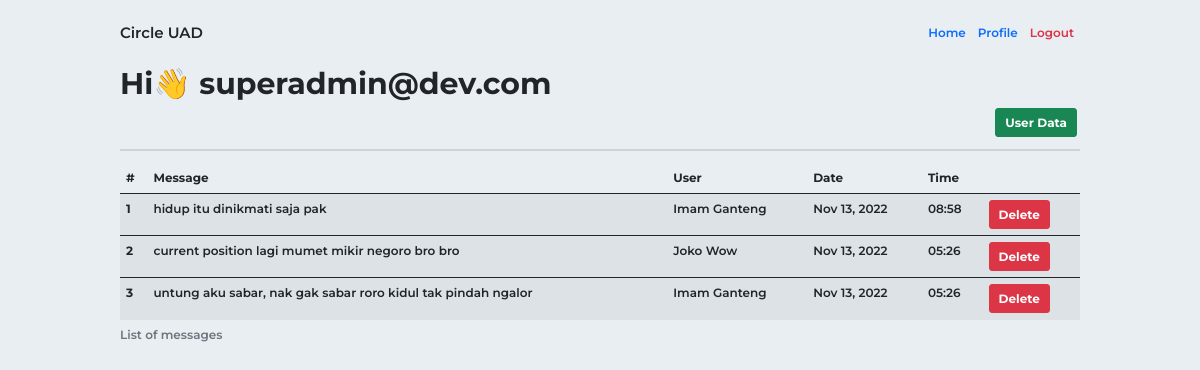
The app's page /profile.php (signed in) with its own data.
### tables this page shows
CREATE TABLE `timeline` (
  `id` int NOT NULL,
  `message` text NOT NULL,
  `created_at` datetime NOT NULL,
  `id_user` int NOT NULL
);

CREATE TABLE `users` (
  `id` int NOT NULL,
  `firstname` varchar(100) NOT NULL,
  `lastname` varchar(100) NOT NULL,
  `email` varchar(100) NOT NULL,
  `password` varchar(255) NOT NULL,
  `role` tinyint(1) NOT NULL DEFAULT '0'
);

### functions/user.php (called while the page is built, shortened)
<?php
function escape($data)
{
    global $link;
    return mysqli_real_escape_string($link, $data);
}
function check_role($name)
{
    global $link;
    $name = escape($name);
    $query  = "SELECT role FROM users WHERE email = '$name'";
    $result = mysqli_query($link, $query);
    $role = mysqli_fetch_assoc($result)['role'];
    return $role;
}
?>

### functions/timeline.php (called while the page is built, shortened)
<?php
function get_all_message()
{
    global $link;
    $query = "SELECT timeline.*, users.* FROM timeline INNER JOIN users ON timeline.id_user = users.id order by created_at DESC";
    $result = mysqli_query($link, $query);
    return $result;
}
?>

### profile.php (the view, shortened to what this page needs)
<?php
    $timeline = get_all_message();
    require_once "view/header.php";
?>
<h1 class="fw-bold">Hi👋 <?php echo $_SESSION['user']; ?> </h1>
<?php if( check_role($_SESSION['user']) == '1' ) { ?>
    <div class="d-flex justify-content-end">
        <a class="btn btn-success fw-bold mx-1" href="data-user.php">User Data</a>
    </div>
    <hr style="border: solid 1px gray">
    <table class="table table-striped table-hover my-3 mx-auto" style="border-radius: 10px; width:100%;">
        <caption>List of messages</caption>
        <thead>
            <tr>
            <th scope="col">#</th>
            <th scope="col">Message</th>
            <th scope="col">User</th>
            <th scope="col">Date</th>
            <th scope="col">Time</th>
            <th scope="col"></th>
            </tr>
        </thead>
    <?php
        if (mysqli_num_rows($timeline) > 0) {
            $no = 1;
            while ($result = mysqli_fetch_array($timeline)) {
                $date       = strtotime($result['created_at']);
                $realdate   = date('M d, Y',$date);
                $realtime   = date("h:i", $date);
                $firstname  = $result['firstname'];
                $lastname   = $result['lastname'];
                $message    = $result['message'];
        ?>
        <tbody>
            <tr>
            <th scope="row"><?= $no++ ?></th>
            <td><?= $message ?></td>
            <td><?= $firstname . ' ' . $lastname ?></td>
            <td><?= $realdate ?></td>
            <td><?= $realtime ?></td>
            <td>
                <a class="material-symbols-outlined btn btn-danger fw-bold" href="delete-status.php?id=<?= $result['id'] ?>" >Delete</a>
            </td>
            </tr>
        </tbody>
        <?php } ?>
    <?php } ?>
    </table>
<?php } ?>
<?php
    require_once "view/footer.php";
?>

### view/header.php (shortened to what this page needs)
<!doctype html>
<html lang="en">
  <head>
    <link href="https://cdn.jsdelivr.net/npm/bootstrap@5.1.0/dist/css/bootstrap.min.css" rel="stylesheet">
    <link rel="stylesheet" href="view/style.css">
  </head>
<body>
<?php if ( isset($_SESSION['user']) ) { ?>
<div class="mx-auto" style="width: 80%;" >
  <nav class="navbar navbar-expand-lg py-4">
    <a class="navbar-brand text-dark" href="index.php">Circle UAD</a>
    <div class="collapse navbar-collapse d-flex justify-content-end" id="navbarSupportedContent">
      <ul class="navbar-nav mr-auto">
        <li class="nav-item">
          <a class="nav-link" href="index.php">Home</a>
        </li>
        <li class="nav-item">
          <a class="nav-link" href="profile.php">Profile</a>
        </li>
        <li class="nav-item">
          <a class="nav-link text-danger" href="logout.php">Logout</a>
        </li>
    </div>
  </nav>
<?php } ?>

### view/footer.php (shortened to what this page needs)
</div>
</body>
</html>

### view/style.css (style rules this page uses)
body, html { font-family: 'Montserrat', sans-serif; font-size: 12px; background-color: #e9eef3; height: 100%; font-weight: 600; }

### records on screen
timeline: message "hidup itu dinikmati saja pak", id_user.firstname "Imam", id_user.lastname "Ganteng", created_at "Nov 13, 2022", created_at "08:58"
timeline: message "current position lagi mumet mikir negoro bro bro", id_user.firstname "Joko", id_user.lastname "Wow", created_at "Nov 13, 2022", created_at "05:26"
timeline: message "untung aku sabar, nak gak sabar roro kidul tak pindah ngalor", id_user.firstname "Imam", id_user.lastname "Ganteng", created_at "Nov 13, 2022", created_at "05:26"

### other values on screen
$_SESSION['user'] "superadmin@dev.com"
